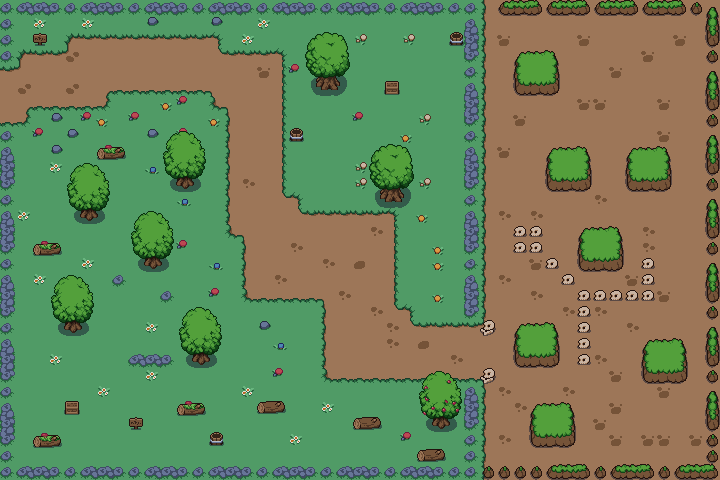

The image is a tile-based game level rendered from a .tmx file. Its description and complete source (layers, tilesets, objects, tile grids) follow:
An orthogonal 45x30 tile map with 16x16 px tiles, 2 tile layers (ground, top).

<map version="1.10" tiledversion="1.10.2" orientation="orthogonal" renderorder="left-down" width="45" height="30" tilewidth="16" tileheight="16" infinite="0" nextlayerid="5" nextobjectid="2">
 <editorsettings>
  <export target="map.tmj" format="json" />
 </editorsettings>
 <tileset firstgid="1" source="plains.tsx" />
 <layer id="1" name="ground" width="45" height="30">
  <data encoding="csv">
67,68,69,70,67,68,69,70,67,68,69,70,67,68,69,70,67,68,69,70,67,68,69,70,67,68,69,70,67,67,8,9,9,9,9,9,9,9,9,9,9,9,9,9,9,
67,71,86,71,71,86,71,71,71,81,71,71,71,81,71,71,86,71,71,71,71,71,71,71,71,71,71,71,71,49,8,9,9,9,9,9,9,9,9,9,9,9,9,9,9,
67,71,71,71,2,3,3,3,3,3,3,3,3,4,71,86,71,71,71,71,71,71,91,71,71,91,71,71,71,55,8,9,9,9,9,9,9,9,9,9,9,9,9,9,9,
67,2,3,3,12,9,9,9,9,9,9,9,9,11,3,3,3,4,71,71,71,71,71,71,71,71,71,71,71,61,8,9,9,9,9,9,9,9,9,9,9,9,9,9,9,
3,12,9,9,9,9,9,9,9,9,9,9,9,9,9,9,9,10,92,71,71,71,71,71,71,71,71,71,71,67,8,9,9,9,9,9,9,9,9,9,9,9,9,9,9,
9,9,9,9,9,9,5,15,15,15,15,15,15,6,9,9,9,10,71,71,71,71,71,71,71,71,71,71,71,49,8,9,9,9,9,9,9,9,9,9,9,9,9,9,9,
9,5,15,15,15,15,16,71,71,71,94,92,71,14,6,9,9,10,71,71,71,71,71,71,71,71,71,71,71,55,8,9,9,9,9,9,9,9,9,9,9,9,9,9,9,
15,16,71,81,71,92,94,71,92,71,71,71,71,94,8,9,9,10,71,71,71,71,92,71,71,71,91,71,71,61,8,9,9,9,9,9,9,9,9,9,9,9,9,9,9,
67,71,92,71,81,71,71,71,71,81,71,92,71,71,8,9,9,10,71,71,71,71,71,71,71,94,71,71,71,67,8,9,9,9,9,9,9,9,9,9,9,9,9,9,9,
49,71,71,81,71,71,71,71,71,71,71,71,71,71,8,9,9,10,71,71,71,71,71,71,71,71,71,71,71,49,8,9,9,9,9,9,9,9,9,9,9,9,9,9,9,
55,71,71,71,71,71,71,71,71,71,71,71,71,71,8,9,9,10,71,71,71,71,91,71,71,71,71,71,71,55,8,9,9,9,9,9,9,9,9,9,9,9,9,9,9,
61,71,71,71,71,71,71,71,71,71,71,71,71,71,8,9,9,10,71,71,71,71,91,71,71,71,91,71,71,61,8,9,9,9,9,9,9,9,9,9,9,9,9,9,9,
67,71,71,71,71,71,71,71,71,71,71,71,71,71,8,9,9,11,4,71,71,71,71,71,71,71,71,71,71,67,8,9,9,9,9,9,9,9,9,9,9,9,9,9,9,
49,71,71,71,71,71,71,71,71,71,71,71,71,71,8,9,9,9,11,3,3,3,3,3,4,71,94,71,71,49,8,9,9,9,9,9,9,9,9,9,9,9,9,9,9,
55,71,71,71,71,71,71,71,71,71,71,71,71,71,14,6,9,9,9,9,9,9,9,9,10,71,71,71,71,55,8,9,9,9,9,9,9,9,9,9,9,9,9,9,9,
61,71,71,71,71,71,71,71,71,71,71,71,71,71,71,8,9,9,9,9,9,9,9,9,10,71,71,94,71,61,8,9,9,9,9,9,9,9,9,9,9,9,9,9,9,
67,71,71,71,71,71,71,71,71,71,71,71,71,71,71,8,9,9,9,9,9,9,9,9,10,71,71,94,71,67,8,9,9,9,9,9,9,9,9,9,9,9,9,9,9,
49,71,71,71,71,71,71,67,71,71,71,71,71,71,71,8,9,9,9,9,9,9,9,9,10,71,71,71,71,49,8,9,9,9,9,9,9,9,9,9,9,9,9,9,9,
55,71,71,71,71,71,71,71,71,71,67,71,71,71,71,14,15,15,15,15,6,9,9,9,10,71,71,94,71,55,8,9,9,9,9,9,9,9,9,9,9,9,9,9,9,
61,71,71,71,71,71,71,71,71,71,71,71,71,71,71,71,71,71,71,71,8,9,9,9,11,4,71,71,71,61,8,9,9,9,9,9,9,9,9,9,9,9,9,9,9,
67,71,71,71,71,71,71,71,71,71,71,71,71,71,71,71,81,71,71,71,8,9,9,9,9,11,3,3,3,3,12,9,9,9,9,9,9,9,9,9,9,9,9,9,9,
49,71,71,71,71,71,71,71,71,71,71,71,71,71,71,71,71,71,71,71,8,9,9,9,9,9,9,9,9,9,9,9,9,9,9,9,9,9,9,9,9,9,9,9,9,
55,71,71,71,71,71,71,71,68,69,70,71,71,71,71,71,71,71,71,71,8,9,9,9,9,9,9,9,9,9,9,9,9,9,9,9,9,9,9,9,9,9,9,9,9,
61,71,71,71,71,71,71,71,71,71,71,71,71,71,71,71,71,71,71,71,14,15,15,15,15,15,15,15,15,15,6,9,9,9,9,9,9,9,9,9,9,9,9,9,9,
67,71,71,71,71,71,71,71,71,71,71,71,71,71,71,71,71,71,71,71,71,71,71,71,71,71,71,71,71,49,8,9,9,9,9,9,9,9,9,9,9,9,9,9,9,
49,71,71,71,71,71,71,71,71,71,71,71,71,71,71,71,71,71,71,71,71,71,71,71,71,71,71,71,71,55,8,9,9,9,9,9,9,9,9,9,9,9,9,9,9,
55,71,71,71,71,71,71,71,71,71,71,71,71,71,71,71,71,71,71,71,71,71,71,71,71,71,71,71,71,61,8,9,9,9,9,9,9,9,9,9,9,9,9,9,9,
61,71,71,71,71,71,71,71,71,71,71,71,71,71,71,71,71,71,71,71,71,71,71,71,71,71,71,71,71,67,8,9,9,9,9,9,9,9,9,9,9,9,9,9,9,
67,71,71,71,71,71,71,71,71,71,71,71,71,71,71,71,71,71,71,71,71,71,71,71,71,71,71,71,71,67,8,9,9,9,9,9,9,9,9,9,9,9,9,9,9,
67,68,69,70,67,68,69,70,67,68,69,70,67,68,69,70,67,68,69,70,67,68,69,70,67,68,69,70,67,67,8,9,9,9,9,9,9,9,9,9,9,9,9,9,9
</data>
 </layer>
 <layer id="2" name="top" width="45" height="30">
  <data encoding="csv">
0,0,0,0,0,0,0,0,0,0,0,0,0,0,0,0,0,0,0,0,0,0,0,0,0,0,0,0,0,0,0,44,45,46,44,45,46,44,45,46,44,45,46,43,25,
0,0,0,0,0,0,0,0,0,0,0,0,0,0,0,0,0,0,0,0,0,0,0,0,0,0,0,0,0,0,0,0,0,0,0,0,0,0,0,0,0,0,0,0,31,
0,0,72,0,0,0,0,0,0,0,0,0,0,0,0,0,0,0,0,106,107,108,0,0,0,0,0,0,78,0,0,97,0,0,0,0,97,0,0,0,0,0,97,0,37,
0,0,0,0,100,0,0,0,0,0,0,0,0,0,0,0,0,0,0,112,113,114,0,0,0,0,0,0,0,0,0,0,26,27,28,0,0,0,0,0,97,0,0,0,43,
0,0,0,0,0,0,0,0,0,0,0,0,0,0,0,0,97,0,0,118,119,120,0,0,0,0,0,0,0,0,0,0,32,33,34,0,0,0,97,0,0,0,0,0,25,
0,100,0,0,100,0,0,0,0,0,0,0,0,0,0,0,0,0,0,124,125,126,0,0,77,0,0,0,0,0,0,0,38,39,40,0,0,0,0,0,0,0,0,0,31,
0,0,0,0,0,0,0,0,0,0,0,0,0,0,0,0,0,0,0,0,0,0,0,0,0,0,0,0,0,0,0,0,0,0,0,0,97,97,0,0,0,97,0,0,37,
0,0,0,0,0,0,0,0,0,0,0,0,0,0,0,0,0,0,0,0,0,0,0,0,0,0,0,0,0,0,0,0,97,0,0,0,0,0,0,0,0,0,0,0,43,
0,0,0,0,0,0,0,0,0,0,103,104,105,0,0,0,0,0,78,0,0,0,0,0,0,0,0,0,0,0,0,0,0,0,0,0,0,0,0,0,0,97,0,0,25,
0,0,0,0,0,0,23,24,0,0,109,110,111,0,0,0,0,0,0,0,0,0,0,106,107,108,0,0,0,0,0,97,0,0,26,27,28,0,0,26,27,28,0,0,31,
0,0,0,86,103,104,105,0,0,93,115,116,117,0,0,0,0,0,0,0,0,0,0,112,113,114,0,0,0,0,0,0,0,0,32,33,34,0,0,32,33,34,0,0,37,
0,0,0,0,109,110,111,0,0,0,121,122,123,0,0,98,0,0,0,0,0,0,0,118,119,120,0,0,0,0,0,0,0,0,38,39,40,0,0,38,39,40,0,0,43,
0,0,0,0,115,116,117,0,0,0,0,93,0,0,0,0,0,0,0,0,0,0,0,124,125,126,0,0,0,0,0,0,0,0,0,0,0,98,0,0,0,0,0,0,25,
0,86,0,0,121,122,123,0,103,104,105,0,0,0,0,0,0,0,0,0,0,0,0,0,0,0,0,0,0,0,0,98,0,98,0,0,0,0,0,0,0,0,0,0,31,
0,0,0,0,0,0,0,0,109,110,111,0,0,0,0,0,0,0,0,0,0,0,0,98,0,0,0,0,0,0,0,0,89,89,0,0,26,27,28,0,98,0,0,0,37,
0,0,23,24,0,0,0,0,115,116,117,92,0,0,0,0,0,0,98,0,0,0,0,0,0,0,0,0,0,0,0,0,89,89,0,0,32,33,34,0,98,0,0,0,43,
0,0,0,0,0,86,0,0,121,122,123,0,0,93,0,0,0,0,0,0,98,0,99,0,0,0,0,0,0,0,0,0,0,97,89,0,38,39,40,0,89,0,0,0,25,
0,0,86,103,104,105,0,0,0,0,0,0,0,0,0,0,0,98,0,0,0,0,0,0,0,0,0,0,0,0,0,98,0,0,0,89,0,0,0,97,89,0,0,0,31,
0,0,0,109,110,111,0,0,0,0,0,0,0,92,0,0,0,0,0,0,0,98,0,0,0,0,0,0,0,0,0,0,0,98,0,0,89,89,89,89,89,97,0,0,37,
0,0,0,115,116,117,0,0,0,0,0,103,104,105,0,0,0,0,0,0,0,0,0,98,0,0,0,0,0,0,0,0,0,0,0,98,89,98,0,0,0,0,0,0,43,
0,0,0,121,122,123,0,0,0,86,0,109,110,111,0,0,0,0,0,0,0,0,0,0,98,0,0,0,0,0,90,0,26,27,28,0,89,0,0,98,0,0,0,0,25,
0,0,0,0,0,0,0,0,0,0,0,115,116,117,0,0,0,93,0,0,0,0,0,0,98,0,99,0,0,0,0,0,32,33,34,0,89,0,0,0,26,27,28,0,31,
0,0,0,86,0,0,0,0,0,0,0,121,122,123,0,0,0,0,0,0,0,0,0,0,0,0,0,0,98,0,0,0,38,39,40,0,89,98,0,0,32,33,34,0,37,
0,0,0,0,0,0,0,0,0,86,0,0,0,0,0,0,0,92,0,0,0,0,0,0,0,0,130,131,132,0,90,0,0,0,0,0,0,0,97,0,38,39,40,0,43,
0,0,0,0,0,0,86,0,0,0,0,0,0,0,0,86,0,0,0,0,0,0,0,0,0,0,136,137,138,0,0,98,0,0,0,98,0,0,0,0,0,97,0,0,25,
0,0,0,0,77,0,0,0,0,0,0,23,24,0,0,0,83,84,0,0,86,0,0,0,0,0,142,143,144,0,0,0,98,26,27,28,0,0,97,0,0,0,0,0,31,
0,0,0,0,0,0,0,0,72,0,0,0,0,0,0,0,0,0,0,0,0,0,83,84,0,0,148,149,150,0,0,0,0,32,33,34,0,97,0,0,0,0,0,0,37,
0,0,23,24,0,0,0,0,0,0,0,0,0,78,0,0,0,0,86,0,0,0,0,0,0,92,0,0,0,0,0,98,0,38,39,40,0,0,97,0,97,97,0,97,43,
0,0,0,0,0,0,0,0,0,0,0,0,0,0,0,0,0,0,0,0,0,0,0,0,0,0,83,84,0,0,0,0,0,0,0,0,0,0,0,0,0,0,0,0,43,
0,0,0,0,0,0,0,0,0,0,0,0,0,0,0,0,0,0,0,0,0,0,0,0,0,0,0,0,0,0,43,43,43,43,44,45,46,43,44,45,46,43,44,45,46
</data>
 </layer>
 <objectgroup id="4" name="collision" />
</map>
